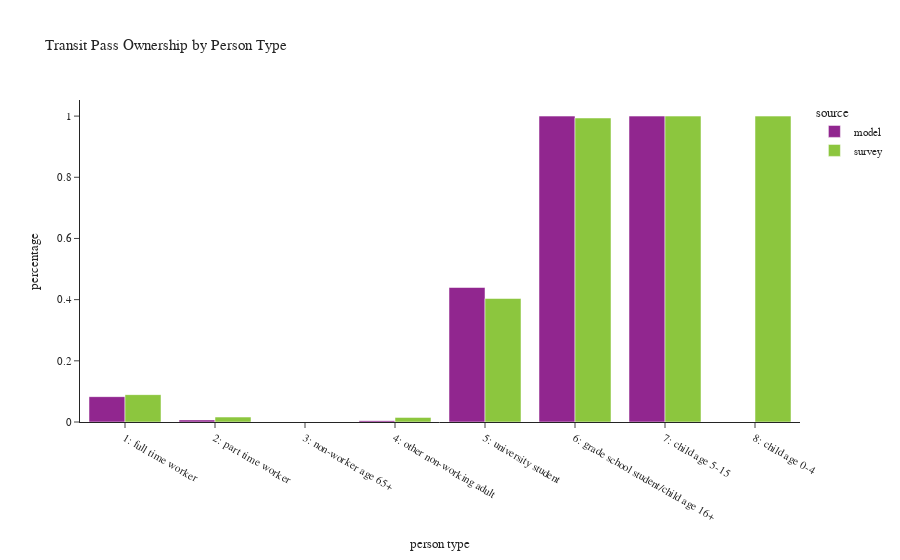

Notebook source saved alongside this figure:
### Code cell
plot_transit_pass(person, 'pptyp_label', 'Person Type', 'person type')

### Figure 1 — Plotly figure (JSON) as saved in the notebook; plotly's stock layout.template omitted (floating-point values rounded to 4 significant figures)
{"data": [{"alignmentgroup": "True", "customdata": [[151907], [2409], [62], [2490], [71398], [127563], [557103], [0]], "hovertemplate": "source=model<br>pptyp_label=%{x}<br>percentage=%{y}<br>sample count=%{customdata[0]}<extra></extra>", "legendgroup": "model", "marker": {"color": "#91268F", "pattern": {"shape": ""}}, "name": "model", "offsetgroup": "model", "orientation": "v", "showlegend": true, "textposition": "auto", "type": "bar", "x": ["1: full time worker", "2: part time worker", "3: non-worker age 65+", "4: other non-working adult", "5: university student", "6: grade school student/child age 16+", "7: child age 5-15", "8: child age 0-4"], "xaxis": "x", "y": [0.08287, 0.006903, 0.0001192, 0.00443, 0.4397, 1.0, 1.0, 0.0], "yaxis": "y"}, {"alignmentgroup": "True", "customdata": [[507], [23], [1], [17], [100], [115], [558], [279]], "hovertemplate": "source=survey<br>pptyp_label=%{x}<br>percentage=%{y}<br>sample count=%{customdata[0]}<extra></extra>", "legendgroup": "survey", "marker": {"color": "#8CC63E", "pattern": {"shape": ""}}, "name": "survey", "offsetgroup": "survey", "orientation": "v", "showlegend": true, "textposition": "auto", "type": "bar", "x": ["1: full time worker", "2: part time worker", "3: non-worker age 65+", "4: other non-working adult", "5: university student", "6: grade school student/child age 16+", "7: child age 5-15", "8: child age 0-4"], "xaxis": "x", "y": [0.08946, 0.01614, 8.893e-05, 0.01504, 0.4037, 0.9938, 1.0, 1.0], "yaxis": "y"}], "layout": {"barmode": "group", "legend": {"title": {"text": "source"}, "tracegroupgap": 0}, "title": {"text": "Transit Pass Ownership by Person Type"}, "xaxis": {"anchor": "y", "domain": [0.0, 1.0], "title": {"text": "person type"}}, "yaxis": {"anchor": "x", "domain": [0.0, 1.0], "title": {"text": "percentage"}}}}
